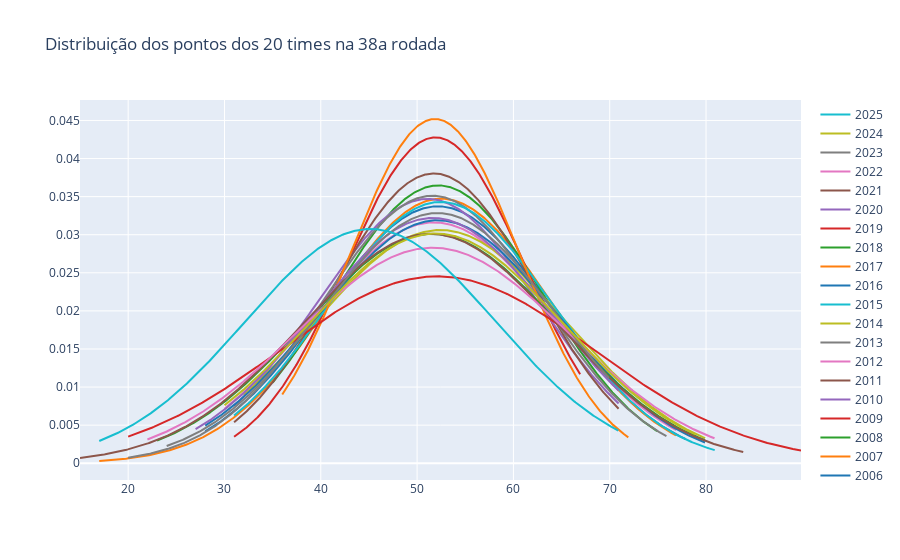

The notebook cell saved with this chart:
### Code cell
# Create distplot with curve_type set to 'normal'
group_labels = []
hist_data = []

for ano in df_rodada38.dropna().ano_campeonato.unique():
  group_labels.append(str(ano))
  df_ano = df_rodada38.loc[df_rodada38.ano_campeonato == ano]['pontos_acum'].tolist()
  hist_data.append(df_ano)
fig = ff.create_distplot(hist_data, group_labels, curve_type = 'normal', show_hist=False, show_rug = False)

# Add title
fig.update_layout(title_text='Distribuição dos pontos dos 20 times na 38a rodada')
fig.show()

### Figure 1 — Plotly figure (JSON) as saved in the notebook; plotly's stock layout.template omitted (floating-point values rounded to 4 significant figures; data arrays with more than 128 entries replaced by an {"elided": "..."} marker saying what was removed)
{"data": [{"legendgroup": "2006", "marker": {"color": "rgb(31, 119, 180)"}, "mode": "lines", "name": "2006", "showlegend": true, "type": "scatter", "x": {"elided": "500 float values"}, "xaxis": "x", "y": {"elided": "500 float values"}, "yaxis": "y"}, {"legendgroup": "2007", "marker": {"color": "rgb(255, 127, 14)"}, "mode": "lines", "name": "2007", "showlegend": true, "type": "scatter", "x": {"elided": "500 float values"}, "xaxis": "x", "y": {"elided": "500 float values"}, "yaxis": "y"}, {"legendgroup": "2008", "marker": {"color": "rgb(44, 160, 44)"}, "mode": "lines", "name": "2008", "showlegend": true, "type": "scatter", "x": {"elided": "500 float values"}, "xaxis": "x", "y": {"elided": "500 float values"}, "yaxis": "y"}, {"legendgroup": "2009", "marker": {"color": "rgb(214, 39, 40)"}, "mode": "lines", "name": "2009", "showlegend": true, "type": "scatter", "x": {"elided": "500 float values"}, "xaxis": "x", "y": {"elided": "500 float values"}, "yaxis": "y"}, {"legendgroup": "2010", "marker": {"color": "rgb(148, 103, 189)"}, "mode": "lines", "name": "2010", "showlegend": true, "type": "scatter", "x": {"elided": "500 float values"}, "xaxis": "x", "y": {"elided": "500 float values"}, "yaxis": "y"}, {"legendgroup": "2011", "marker": {"color": "rgb(140, 86, 75)"}, "mode": "lines", "name": "2011", "showlegend": true, "type": "scatter", "x": {"elided": "500 float values"}, "xaxis": "x", "y": {"elided": "500 float values"}, "yaxis": "y"}, {"legendgroup": "2012", "marker": {"color": "rgb(227, 119, 194)"}, "mode": "lines", "name": "2012", "showlegend": true, "type": "scatter", "x": {"elided": "500 float values"}, "xaxis": "x", "y": {"elided": "500 float values"}, "yaxis": "y"}, {"legendgroup": "2013", "marker": {"color": "rgb(127, 127, 127)"}, "mode": "lines", "name": "2013", "showlegend": true, "type": "scatter", "x": {"elided": "500 float values"}, "xaxis": "x", "y": {"elided": "500 float values"}, "yaxis": "y"}, {"legendgroup": "2014", "marker": {"color": "rgb(188, 189, 34)"}, "mode": "lines", "name": "2014", "showlegend": true, "type": "scatter", "x": {"elided": "500 float values"}, "xaxis": "x", "y": {"elided": "500 float values"}, "yaxis": "y"}, {"legendgroup": "2015", "marker": {"color": "rgb(23, 190, 207)"}, "mode": "lines", "name": "2015", "showlegend": true, "type": "scatter", "x": {"elided": "500 float values"}, "xaxis": "x", "y": {"elided": "500 float values"}, "yaxis": "y"}, {"legendgroup": "2016", "marker": {"color": "rgb(31, 119, 180)"}, "mode": "lines", "name": "2016", "showlegend": true, "type": "scatter", "x": {"elided": "500 float values"}, "xaxis": "x", "y": {"elided": "500 float values"}, "yaxis": "y"}, {"legendgroup": "2017", "marker": {"color": "rgb(255, 127, 14)"}, "mode": "lines", "name": "2017", "showlegend": true, "type": "scatter", "x": {"elided": "500 float values"}, "xaxis": "x", "y": {"elided": "500 float values"}, "yaxis": "y"}, {"legendgroup": "2018", "marker": {"color": "rgb(44, 160, 44)"}, "mode": "lines", "name": "2018", "showlegend": true, "type": "scatter", "x": {"elided": "500 float values"}, "xaxis": "x", "y": {"elided": "500 float values"}, "yaxis": "y"}, {"legendgroup": "2019", "marker": {"color": "rgb(214, 39, 40)"}, "mode": "lines", "name": "2019", "showlegend": true, "type": "scatter", "x": {"elided": "500 float values"}, "xaxis": "x", "y": {"elided": "500 float values"}, "yaxis": "y"}, {"legendgroup": "2020", "marker": {"color": "rgb(148, 103, 189)"}, "mode": "lines", "name": "2020", "showlegend": true, "type": "scatter", "x": {"elided": "500 float values"}, "xaxis": "x", "y": {"elided": "500 float values"}, "yaxis": "y"}, {"legendgroup": "2021", "marker": {"color": "rgb(140, 86, 75)"}, "mode": "lines", "name": "2021", "showlegend": true, "type": "scatter", "x": {"elided": "500 float values"}, "xaxis": "x", "y": {"elided": "500 float values"}, "yaxis": "y"}, {"legendgroup": "2022", "marker": {"color": "rgb(227, 119, 194)"}, "mode": "lines", "name": "2022", "showlegend": true, "type": "scatter", "x": {"elided": "500 float values"}, "xaxis": "x", "y": {"elided": "500 float values"}, "yaxis": "y"}, {"legendgroup": "2023", "marker": {"color": "rgb(127, 127, 127)"}, "mode": "lines", "name": "2023", "showlegend": true, "type": "scatter", "x": {"elided": "500 float values"}, "xaxis": "x", "y": {"elided": "500 float values"}, "yaxis": "y"}, {"legendgroup": "2024", "marker": {"color": "rgb(188, 189, 34)"}, "mode": "lines", "name": "2024", "showlegend": true, "type": "scatter", "x": {"elided": "500 float values"}, "xaxis": "x", "y": {"elided": "500 float values"}, "yaxis": "y"}, {"legendgroup": "2025", "marker": {"color": "rgb(23, 190, 207)"}, "mode": "lines", "name": "2025", "showlegend": true, "type": "scatter", "x": {"elided": "500 float values"}, "xaxis": "x", "y": {"elided": "500 float values"}, "yaxis": "y"}], "layout": {"barmode": "overlay", "hovermode": "closest", "legend": {"traceorder": "reversed"}, "title": {"text": "Distribuição dos pontos dos 20 times na 38a rodada"}, "xaxis": {"anchor": "y2", "domain": [0, 1], "zeroline": false}, "yaxis": {"anchor": "free", "domain": [0, 1], "position": 0}}}
